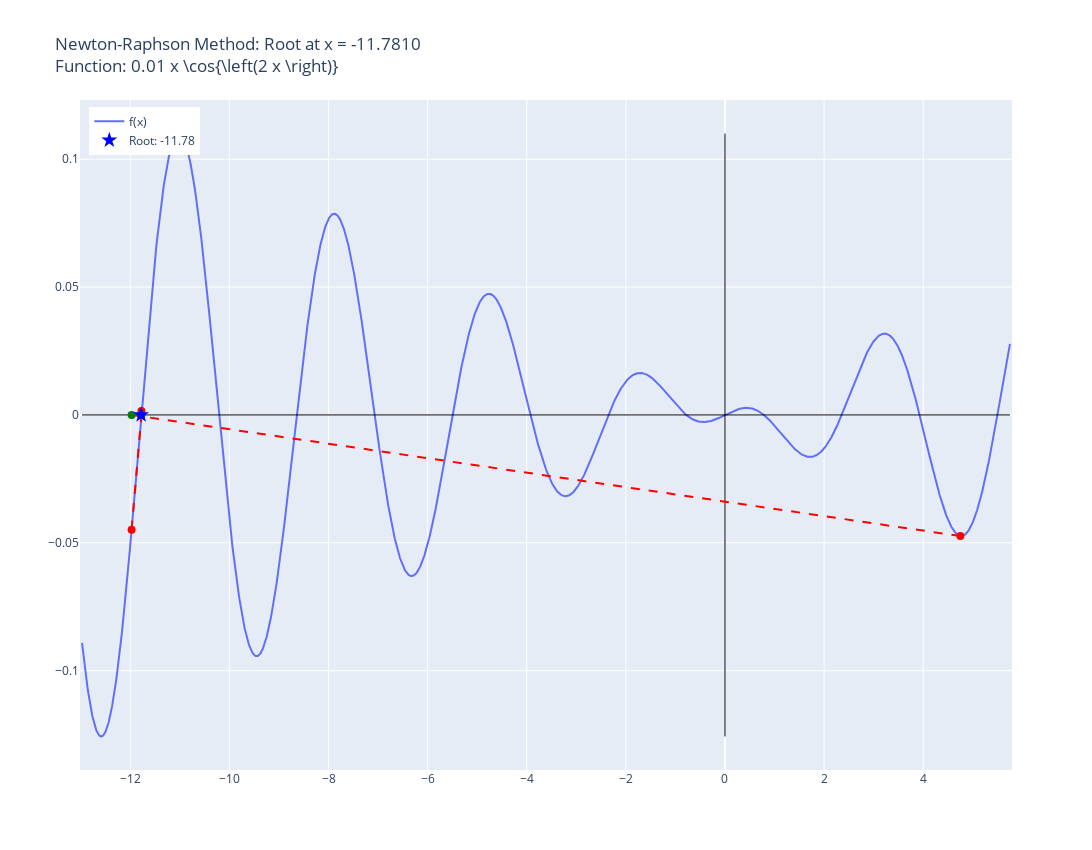

Notebook code cell kept with this figure:
### Code cell
runNRM(
    f="x* (cos(2*x)) * 0.01",
    x0=4.75,
    know_root=None,
    tol=1e-6,
    max_iter=100
)

### Figure 1 — Plotly figure (JSON) as saved in the notebook; plotly's stock layout.template omitted (floating-point values rounded to 4 significant figures; data arrays with more than 128 entries replaced by an {"elided": "..."} marker saying what was removed)
{"data": [{"mode": "lines", "name": "f(x)", "type": "scatter", "x": {"elided": "4000 float values"}, "y": {"elided": "4000 float values"}}, {"line": {"color": "black", "width": 1}, "mode": "lines", "showlegend": false, "type": "scatter", "x": [-12.97, 5.75], "y": [0, 0]}, {"line": {"color": "black", "width": 1}, "mode": "lines", "showlegend": false, "type": "scatter", "x": [0, 0], "y": [-0.1258, 0.1101]}, {"line": {"color": "red", "dash": "dash"}, "mode": "lines", "showlegend": false, "type": "scatter", "x": [4.75, -11.97], "y": [-0.04737, 0]}, {"marker": {"color": "red", "size": 8}, "mode": "markers", "showlegend": false, "type": "scatter", "x": [4.75], "y": [-0.04737]}, {"marker": {"color": "green", "size": 8}, "mode": "markers", "showlegend": false, "type": "scatter", "x": [-11.97], "y": [0]}, {"line": {"color": "red", "dash": "dash"}, "mode": "lines", "showlegend": false, "type": "scatter", "x": [-11.97, -11.77], "y": [-0.04486, 0]}, {"marker": {"color": "red", "size": 8}, "mode": "markers", "showlegend": false, "type": "scatter", "x": [-11.97], "y": [-0.04486]}, {"marker": {"color": "green", "size": 8}, "mode": "markers", "showlegend": false, "type": "scatter", "x": [-11.77], "y": [0]}, {"line": {"color": "red", "dash": "dash"}, "mode": "lines", "showlegend": false, "type": "scatter", "x": [-11.77, -11.78], "y": [0.001573, 0]}, {"marker": {"color": "red", "size": 8}, "mode": "markers", "showlegend": false, "type": "scatter", "x": [-11.77], "y": [0.001573]}, {"marker": {"color": "green", "size": 8}, "mode": "markers", "showlegend": false, "type": "scatter", "x": [-11.78], "y": [0]}, {"line": {"color": "red", "dash": "dash"}, "mode": "lines", "showlegend": false, "type": "scatter", "x": [-11.78, -11.78], "y": [-9.878e-07, 0]}, {"marker": {"color": "red", "size": 8}, "mode": "markers", "showlegend": false, "type": "scatter", "x": [-11.78], "y": [-9.878e-07]}, {"marker": {"color": "green", "size": 8}, "mode": "markers", "showlegend": false, "type": "scatter", "x": [-11.78], "y": [0]}, {"line": {"color": "red", "dash": "dash"}, "mode": "lines", "showlegend": false, "type": "scatter", "x": [-11.78, -11.78], "y": [-3.513e-13, 0]}, {"marker": {"color": "red", "size": 8}, "mode": "markers", "showlegend": false, "type": "scatter", "x": [-11.78], "y": [-3.513e-13]}, {"marker": {"color": "green", "size": 8}, "mode": "markers", "showlegend": false, "type": "scatter", "x": [-11.78], "y": [0]}, {"marker": {"color": "blue", "size": 12, "symbol": "star"}, "mode": "markers", "name": "Root: -11.78", "type": "scatter", "x": [-11.78], "y": [-1.011e-16]}], "layout": {"height": 850, "legend": {"x": 0.01, "xanchor": "left", "y": 0.99, "yanchor": "top"}, "title": {"text": "Newton-Raphson Method: Root at x = -11.7810<br>Function: 0.01 x \\cos{\\left(2 x \\right)}"}, "width": 1200, "xaxis": {}, "yaxis": {}}}
